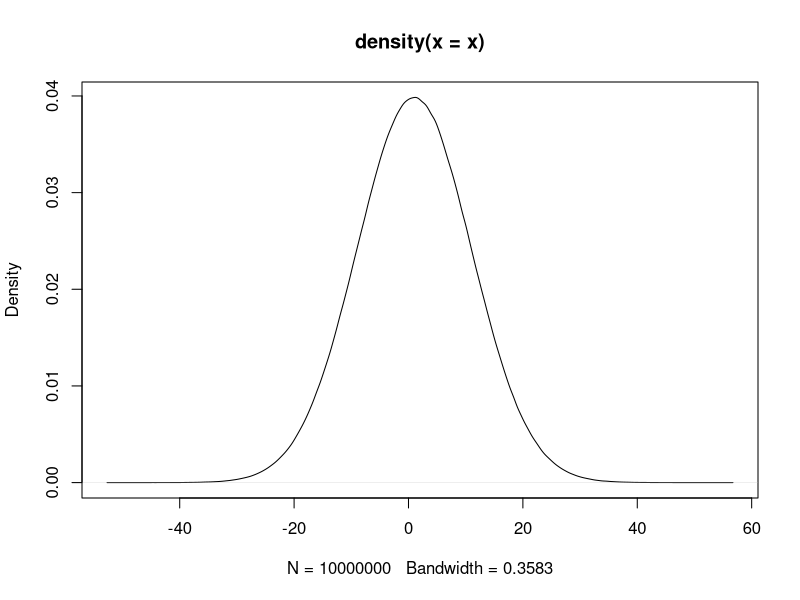

This chart was generated by the following R code:
## ---- chunk 1
knitr::opts_chunk$set(echo = TRUE)
## ---- chunk 2
x.a <- rnorm(1000, 1, 10)

# 1.1 Filter OUT extreme values out of two standard deviations


# 1.2 Plotting the distribution of the remaining vector x.a


# 1.3 Calculate the 25% 50% and 75% quantile of vector x.a. (You may google "quantile r)


# 1.4 Get the sequence between 25% to 75% of x.a


## ---- chunk 3
x.b <- c("a", "b", "c", "d", "e", "f", "g", "h", "i", "j", "k")

# 2.1 Get only elements at odd positions

# 2.2 Truncate the first 2 elements and the last 2 elements

## ---- chunk 4
population <- c(158228, 126687, 228075, 204903, 308383)
town <- c("中正", "大同", "中山", "松山", "大安")

# 3.1 Sort the population, 
# the reuslt should be [1] 126687 158228 204903 228075 308383


# 3.2 Sort populations in decreasing order 
# (Google it or check help)
# Result: [1] 308383 228075 204903 158228 126687

# 3.3 Sort town names according to population in decreasing order
# Result: [1] "大安" "中山" "松山" "中正" "大同"


## ---- chunk 5
# 4.1 Print current time
# e.g., "2019-09-02 21:31:36 CST"


# 4.2 Check the data type of current time


# 4.3 Print today
# e.g., [1] "2019-09-02"


# 4.4 Check the data type of date


# 4.5 Write example to compare following functions: print(), cat(), and message() 


## ---- chunk 6
# 5.1 Using google to find out how to measure the runing time of the following code

x <- rnorm(10000000, 1, 10) 
plot(density(x))


## ---- chunk 7
a <- c(5, 5, 5, 5, 4, 4, 4, 3, 3, 1, 1, 1, 2, 2, 2)
b <- c(3, 3, 3, 4, 4, 4, 2, 2, 2, 4, 4, 1, 4, 1, 1)
df2 <- data.frame(a, b)

# sort df2 in orders of decreasing b then increasing a
df2 <- df2[order(df2$a, -df2$b),]

## ---- chunk 8
country <- c("CN", "US", "JP", "HK", "KR", "SG", "DE", "MY", "VN", "PH", "TH", "AU", "NL", "SA", "ID", "GB", "IN", "FR", "IT", "AE")

import <- c(26.142, 12.008, 7.032, 13.646, 4.589, 5.768, 2.131, 2.802, 3.428, 3.019, 1.976, 1.118, 1.624, 0.449, 0.983, 1.302, 1.027, 0.553, 0.670, 0.455)

export <- c(22.987, 12.204, 11.837, 7.739, 5.381, 4.610, 2.866, 2.784, 2.414, 2.092, 1.839, 1.788, 1.665, 1.409, 1.391, 1.075, 0.974, 0.899, 0.800, 0.728)

df <- data.frame(country, import, export)

